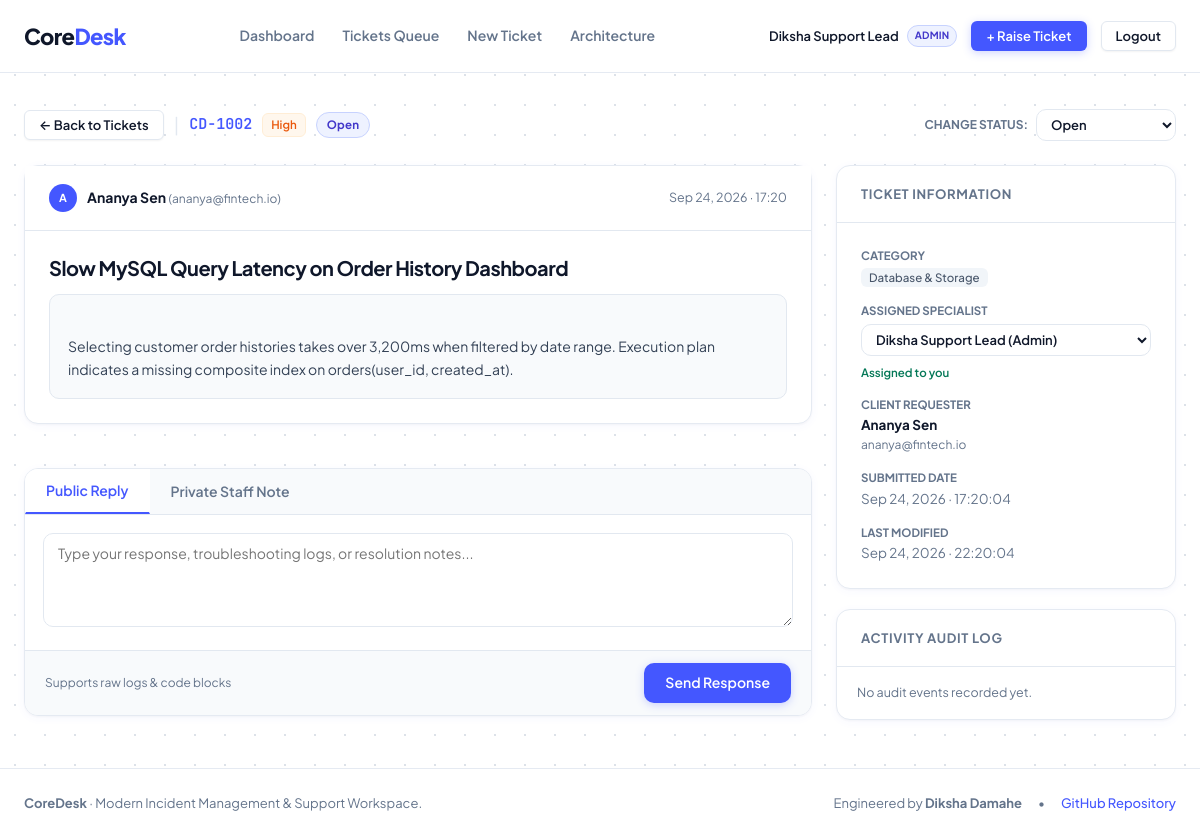
Screenshot of /ticket-view.php?id=2 (signed in) with the database file from the repository.
### tables this page shows
CREATE TABLE IF NOT EXISTS tickets (
    id INT AUTO_INCREMENT PRIMARY KEY,
    ticket_code VARCHAR(20) NOT NULL UNIQUE,
    user_id INT NOT NULL,
    category_id INT NOT NULL,
    subject VARCHAR(255) NOT NULL,
    description TEXT NOT NULL,
    priority ENUM('Low', 'Medium', 'High', 'Critical') NOT NULL DEFAULT 'Medium',
    status ENUM('Open', 'In-Progress', 'Resolved', 'Closed') NOT NULL DEFAULT 'Open',
    assigned_agent_id INT NULL,
    created_at TIMESTAMP DEFAULT CURRENT_TIMESTAMP,
    updated_at TIMESTAMP DEFAULT CURRENT_TIMESTAMP ON UPDATE CURRENT_TIMESTAMP,
    resolved_at TIMESTAMP NULL,
    FOREIGN KEY (user_id) REFERENCES users(id) ON DELETE CASCADE,
    FOREIGN KEY (category_id) REFERENCES categories(id) ON DELETE RESTRICT,
    FOREIGN KEY (assigned_agent_id) REFERENCES users(id) ON DELETE SET NULL,
    INDEX idx_status_priority (status, priority),
    INDEX idx_user (user_id),
    INDEX idx_agent (assigned_agent_id)
);

CREATE TABLE IF NOT EXISTS users (
    id INT AUTO_INCREMENT PRIMARY KEY,
    name VARCHAR(100) NOT NULL,
    email VARCHAR(150) NOT NULL UNIQUE,
    password_hash VARCHAR(255) NOT NULL,
    role ENUM('admin', 'agent', 'customer') NOT NULL DEFAULT 'customer',
    created_at TIMESTAMP DEFAULT CURRENT_TIMESTAMP
);

CREATE TABLE IF NOT EXISTS categories (
    id INT AUTO_INCREMENT PRIMARY KEY,
    name VARCHAR(80) NOT NULL UNIQUE,
    description VARCHAR(255) NULL
);

### config/auth.php (called while the page is built, shortened)
<?php
function getLoggedInUser(): ?array {
    return $_SESSION['user'] ?? null;
}
function e(?string $string): string {
    return htmlspecialchars($string ?? '', ENT_QUOTES, 'UTF-8');
}

### ticket-view.php (the view, shortened to what this page needs)
<?php
require_once __DIR__ . '/config/auth.php';
require_once __DIR__ . '/config/database.php';
$currentUser = getLoggedInUser();
$ticketId = (int)($_GET['id'] ?? 0);
$stmt = $pdo->prepare("
    SELECT
        t.*,
        c.name AS category_name,
        u.name AS customer_name,
        u.email AS customer_email,
        a.name AS agent_name,
        a.email AS agent_email
    FROM tickets t
    INNER JOIN categories c ON t.category_id = c.id
    INNER JOIN users u ON t.user_id = u.id
    LEFT JOIN users a ON t.assigned_agent_id = a.id
    WHERE t.id = :id
    LIMIT 1
");
$stmt->execute(['id' => $ticketId]);
$ticket = $stmt->fetch();
$staffAgents = [];
if ($currentUser['role'] !== 'customer') {
    $staffAgents = $pdo->query("SELECT id, name, role FROM users WHERE role IN ('admin', 'agent') ORDER BY role ASC, name ASC")->fetchAll();
}
$logsStmt = $pdo->prepare("
    SELECT
        tl.*,
        u.name AS actor_name
    FROM ticket_logs tl
    INNER JOIN users u ON tl.user_id = u.id
    WHERE tl.ticket_id = :ticket_id
    ORDER BY tl.created_at DESC
    LIMIT 10
");
$logsStmt->execute(['ticket_id' => $ticketId]);
$logs = $logsStmt->fetchAll();
require_once __DIR__ . '/includes/header.php';
?>
<div style="display: flex; justify-content: space-between; align-items: center; margin-bottom: 24px; flex-wrap: wrap; gap: 14px;">
    <div style="display: flex; align-items: center; gap: 10px; flex-wrap: wrap;">
        <a href="tickets.php" class="btn btn-secondary btn-sm">
            &larr; Back to Tickets
        </a>
        <span style="color: var(--border-subtle); font-size: 18px;">|</span>
        <span class="ticket-key" style="font-size: 15px;"><?= e($ticket['ticket_code']) ?></span>
        <span class="priority-pill priority-<?= strtolower($ticket['priority']) ?>">
            <?= e($ticket['priority']) ?>
        </span>
        <span class="status-pill status-<?= strtolower(str_replace('-', '', $ticket['status'])) ?> js-status-badge-<?= (int)$ticket['id'] ?>">
            <?= e($ticket['status']) ?>
        </span>
    </div>
    <?php if ($currentUser['role'] !== 'customer'): ?>
        <div style="display: flex; align-items: center; gap: 8px;">
            <span style="font-size: 12px; font-weight: 700; text-transform: uppercase; color: var(--text-muted);">Change Status:</span>
            <select class="form-control form-control-sm js-status-select" data-ticket-id="<?= (int)$ticket['id'] ?>" style="width: 140px; font-weight: 600;">
                <option value="Open" <?= $ticket['status'] === 'Open' ? 'selected' : '' ?>>Open</option>
            </select>
        </div>
    <?php endif; ?>
</div>
<div class="workspace-grid">
    <div>
        <div class="card" style="margin-bottom: 20px;">
            <div class="card-header" style="background: #ffffff;">
                <div style="display: flex; align-items: center; gap: 10px;">
                    <div class="avatar-initial" style="background: var(--primary);">
                        <?= strtoupper(substr($ticket['customer_name'], 0, 1)) ?>
                    </div>
                    <div>
                        <strong style="color: var(--text-heading); font-size: 14px;"><?= e($ticket['customer_name']) ?></strong>
                        <span style="color: var(--text-muted); font-size: 12px;">(<?= e($ticket['customer_email']) ?>)</span>
                    </div>
                </div>
                <span style="color: var(--text-muted); font-size: 12.5px;">
                    <?= date('M d, Y · H:i', strtotime($ticket['created_at'])) ?>
                </span>
            </div>
            <div class="card-body">
                <h2 style="font-size: 20px; font-weight: 700; margin-bottom: 14px; color: var(--text-heading);">
                    <?= e($ticket['subject']) ?>
                </h2>
                <div style="background: #f8fafc; border: 1px solid var(--border-subtle); border-radius: var(--radius-md); padding: 18px; font-size: 14px; line-height: 1.6; white-space: pre-wrap;">
<?= e($ticket['description']) ?>
                </div>
            </div>
        </div>
        <div class="card" style="box-shadow: var(--shadow-card); overflow: hidden;">
            <?php if ($currentUser['role'] !== 'customer'): ?>
                <div style="display: flex; background: #f8fafc; border-bottom: 1px solid var(--border-subtle);">
                    <button type="button" id="tab-public-reply" class="btn btn-subtle" onclick="switchEditorMode('public')" style="border-radius: 0; padding: 12px 20px; font-weight: 600; color: var(--primary); border-bottom: 2px solid var(--primary); background: #ffffff;">
                        Public Reply
                    </button>
                    <button type="button" id="tab-internal-note" class="btn btn-subtle" onclick="switchEditorMode('internal')" style="border-radius: 0; padding: 12px 20px; font-weight: 600; color: var(--text-muted);">
                        Private Staff Note
                    </button>
                </div>
            <?php else: ?>
                <div style="padding: 14px 20px; background: #f8fafc; border-bottom: 1px solid var(--border-subtle); font-weight: 600; font-size: 13.5px;">
                    Reply to Support Team
                </div>
            <?php endif; ?>
            <form id="ticket-reply-form">
                <div style="padding: 18px;">
                    <textarea id="reply-message" rows="4" class="form-control" placeholder="Type your response, troubleshooting logs, or resolution notes..." required style="resize: vertical;"></textarea>
                </div>
                <div style="padding: 12px 20px; background: #f8fafc; border-top: 1px solid var(--border-subtle); display: flex; justify-content: space-between; align-items: center;">
                    <div style="font-size: 12px; color: var(--text-muted);">
                        Supports raw logs &amp; code blocks
                    </div>
                    <button type="submit" class="btn btn-primary" id="reply-submit-btn">
                        Send Response
                    </button>
                </div>
            </form>
        </div>
    </div>
    <div>
        <div class="card" style="margin-bottom: 20px;">
            <div class="card-header">
                <strong style="font-size: 13px; text-transform: uppercase; letter-spacing: 0.05em; color: var(--text-muted);">Ticket Information</strong>
            </div>
            <div class="card-body" style="font-size: 13.5px; display: flex; flex-direction: column; gap: 14px;">
                <div>
                    <span style="font-size: 11.5px; text-transform: uppercase; font-weight: 700; color: var(--text-muted); display: block; margin-bottom: 2px;">Category</span>
                    <span class="category-tag"><?= e($ticket['category_name']) ?></span>
                </div>
                <div>
                    <span style="font-size: 11.5px; text-transform: uppercase; font-weight: 700; color: var(--text-muted); display: block; margin-bottom: 4px;">Assigned Specialist</span>
                    <?php if ($currentUser['role'] !== 'customer'): ?>
                        <div style="display: flex; flex-direction: column; gap: 8px;">
                            <select id="ticket-assignee-select" class="form-control form-control-sm" style="font-weight: 600;" onchange="assignSpecialist(<?= (int)$ticket['id'] ?>, this.value)">
                                <?php foreach ($staffAgents as $sa): ?>
                                    <option value="<?= (int)$sa['id'] ?>" <?= ((int)($ticket['assigned_agent_id'] ?? 0) === (int)$sa['id']) ? 'selected' : '' ?>>
                                        <?= e($sa['name']) ?> (<?= ucfirst(e($sa['role'])) ?>)
                                    </option>
                                <?php endforeach; ?>
                            </select>
                            <?php if ((int)($ticket['assigned_agent_id'] ?? 0) !== (int)$currentUser['id']): ?>
                                <button type="button" class="btn btn-secondary btn-sm" onclick="assignSpecialist(<?= (int)$ticket['id'] ?>, <?= (int)$currentUser['id'] ?>)" style="align-self: flex-start; font-size: 11.5px; padding: 4px 10px;">
                                    Assign to me
                                </button>
                            <?php else: ?>
                                <span style="font-size: 11.5px; color: #047857; font-weight: 600;">Assigned to you</span>
                            <?php endif; ?>
                        </div>
                    <?php else: ?>
                        <strong style="color: var(--text-heading);"><?= e($ticket['agent_name'] ?? 'Support Team Triage') ?></strong>
                        <div style="font-size: 11.5px; color: var(--text-muted); margin-top: 2px;">Assigned engineering specialist</div>
                    <?php endif; ?>
                </div>
                <div>
                    <span style="font-size: 11.5px; text-transform: uppercase; font-weight: 700; color: var(--text-muted); display: block; margin-bottom: 2px;">Client Requester</span>
                    <strong style="color: var(--text-heading);"><?= e($ticket['customer_name']) ?></strong>
                    <div style="font-size: 12px; color: var(--text-muted);"><?= e($ticket['customer_email']) ?></div>
                </div>
                <div>
                    <span style="font-size: 11.5px; text-transform: uppercase; font-weight: 700; color: var(--text-muted); display: block; margin-bottom: 2px;">Submitted Date</span>
                    <span style="color: var(--text-muted);"><?= date('M d, Y · H:i:s', strtotime($ticket['created_at'])) ?></span>
                </div>
                <div>
                    <span style="font-size: 11.5px; text-transform: uppercase; font-weight: 700; color: var(--text-muted); display: block; margin-bottom: 2px;">Last Modified</span>
                    <span style="color: var(--text-muted);"><?= date('M d, Y · H:i:s', strtotime($ticket['updated_at'] ?? $ticket['created_at'])) ?></span>
                </div>
            </div>
        </div>
        <div class="card">
            <div class="card-header">
                <strong style="font-size: 13px; text-transform: uppercase; letter-spacing: 0.05em; color: var(--text-muted);">Activity Audit Log</strong>
            </div>
            <div class="card-body" style="padding: 16px 20px;">
                <?php if (empty($logs)): ?>
                    <p style="color: var(--text-muted); font-size: 12.5px; margin: 0;">No audit events recorded yet.</p>
                <?php endif; ?>
            </div>
        </div>
    </div>
</div>
<?php require_once __DIR__ . '/includes/footer.php'; ?>

### rows the page displays
tickets: ticket_code "CD-1002", priority "High", status "Open", status+id "Open", user.name "A", user.name "Ananya Sen", user.email "ananya@fintech.io", created_at "Sep 24, 2026 · 17:20", subject "Slow MySQL Query Latency on Order History Dashboard", description "Selecting customer order histories takes over 3,200ms when filtered by date range. Execution plan indicates a missing composite index on orders(user_id, created_at).", category.name "Database & Storage", assigned_agent+id "Diksha Support Lead (Admin)", created_at "Sep 24, 2026 · 17:20:04", updated_at "Sep 24, 2026 · 22:20:04"

### other values shown
$currentUser['name'] "Diksha Support Lead"
$currentUser['role'] "ADMIN"
